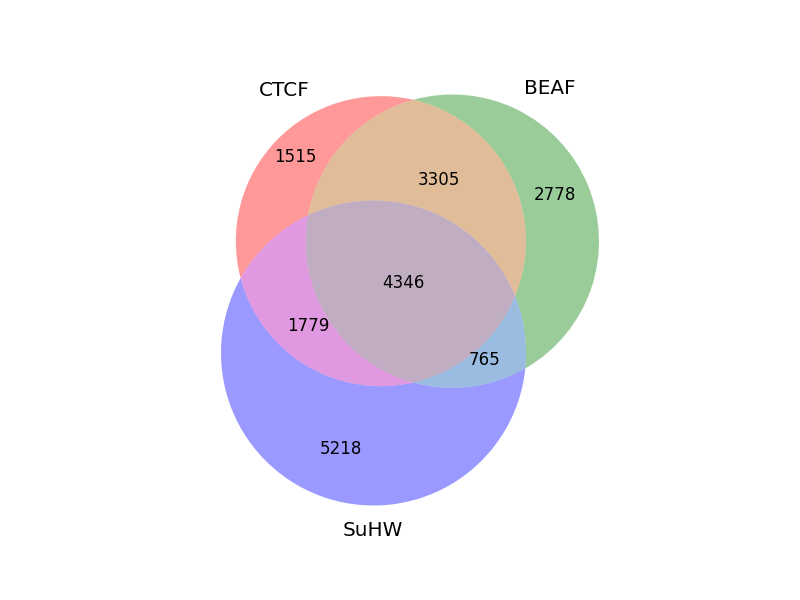

Write Python code to recreate this figure.
#!/usr/bin/env python

"""
Count intersection of three BED files
"""

from __future__ import division

import sys
import numpy
import matplotlib.pyplot as plt
from matplotlib_venn import venn3, venn3_circles

def arrays_from_len_file( fname ):
    arrays = {}
    for line in open( fname ):
        fields = line.split()
        name = fields[0]
        size = int( fields[1] )
        arrays[name] = numpy.zeros( size, dtype=bool )
    return arrays
    
def set_bits_from_file( arrays, fname):
    temparr = arrays
    for line in open(fname):
        fields = line.split()
        # Parse fields
        chrom = fields[0]
        start = int( fields[1] )
        end = int( fields[2] )
        temparr[ chrom ][ start : end ] = 1
    return temparr

arrC = arrays_from_len_file( sys.argv[1] )
arrB = arrays_from_len_file( sys.argv[1] )
arrS = arrays_from_len_file( sys.argv[1] )
CTCF = set_bits_from_file( arrC, sys.argv[2] ) 
BEAF = set_bits_from_file( arrB, sys.argv[3] )
SuHW = set_bits_from_file( arrS, sys.argv[4] )


any_overlapC = 0
any_overlapB = 0
any_overlapS = 0
any_overlapCB = 0
any_overlapBS = 0
any_overlapSC = 0
any_overlapCBS = 0

for filename in sys.argv[2:]:
    for line in open( filename ):
        fields = line.split()
        # Parse fields
        chrom = fields[0]
        start = int( fields[1] )
        end = int( fields[2] )
        # Get slice
        slC = CTCF[ chrom ][ start : end ]
        slB = BEAF[ chrom ][ start : end ]
        slS = SuHW[ chrom ][ start : end ]
        # .any increments the count if a true vaue is encountered
        if slC.any() & ~slB.any() & ~slS.any():
            any_overlapC += 1
        if ~slC.any() & slB.any() & ~slS.any():
            any_overlapB += 1
        if ~slC.any() & ~slB.any() & slS.any():
            any_overlapS += 1
        if slC.any() & slB.any() & ~slS.any():
            any_overlapCB += 1
        if ~slC.any() & slB.any() & slS.any():
            any_overlapBS += 1
        if slC.any() & ~slB.any() & slS.any():
            any_overlapSC += 1
        if slC.any() & slB.any() & slS.any():
            any_overlapCBS += 1
            
print "Overlap CTCF: %d" % (any_overlapC)
print "Overlap BEAF: %d" % (any_overlapB)
print "Overlap SuHW: %d" % (any_overlapS)
print "Overlap between CTCF and BEAF: %d" % (any_overlapCB)
print "Overlap between BEAF and SuHW: %d" % (any_overlapBS)
print "Overlap between SuHW and CTCF: %d" % (any_overlapSC)
print "Overlap between CTCF, BEAF, and SuHW: %d" % (any_overlapCBS)

plt.figure()
venn3(subsets = (any_overlapC, any_overlapB, any_overlapCB, any_overlapS, any_overlapSC, any_overlapBS, any_overlapCBS), set_labels = ('CTCF', 'BEAF', 'SuHW'))
plt.savefig("day4venn.png")
#plt.show()
